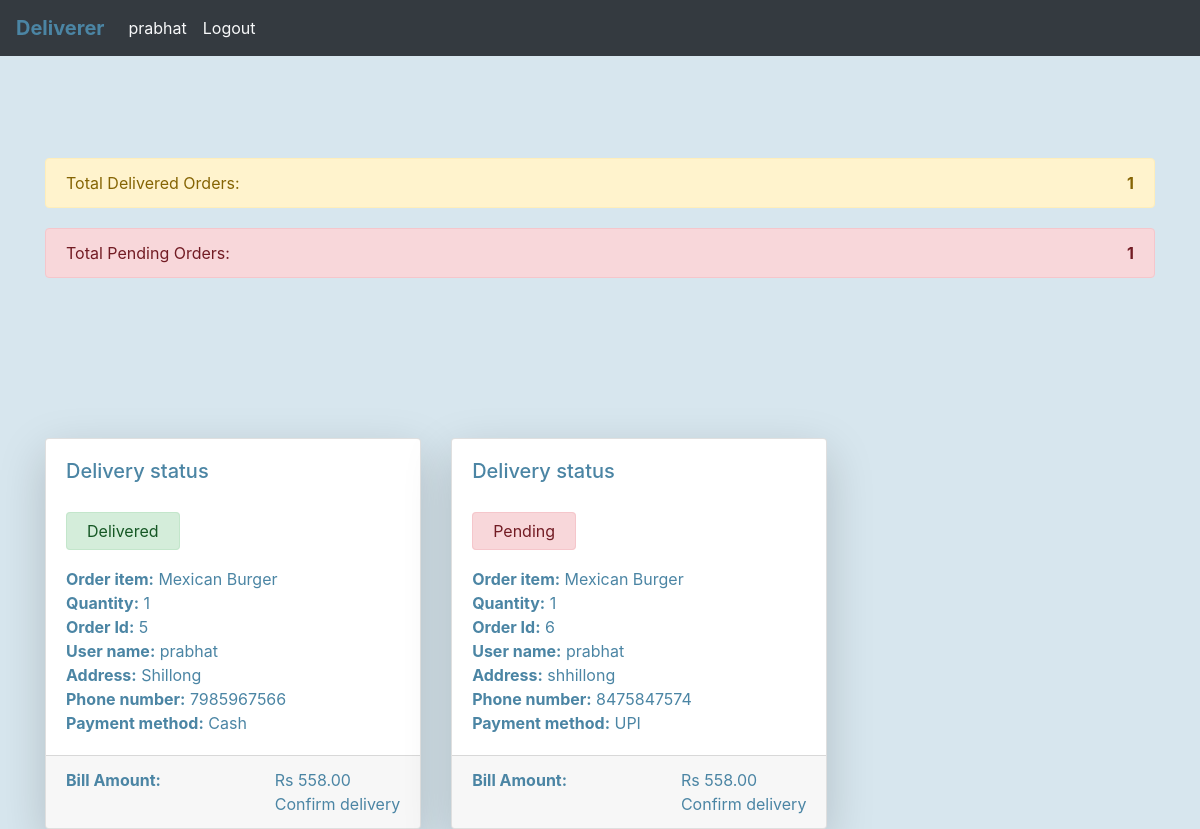
The app's page /deliverer/index (signed in) with its own data.
### user/models.py (models this page shows)
class User(AbstractUser):
    USER_TYPE_CHOICES = (
        (1, 'customer'),
        (2, 'seller'),
        (3, 'deliverer'),
        (4, 'admin'),
    )
    username = None
    user_type = models.PositiveSmallIntegerField(choices = USER_TYPE_CHOICES, null = True, blank=True)
    email = models.EmailField(_('email address'), unique=True, null = True, blank=True)
    USERNAME_FIELD = 'email'
    REQUIRED_FIELDS = []
    objects = UserManager()
    def __str__(self):
        return self.email

### cart/models.py (models this page shows, shortened)
class Order(models.Model):
    user = models.ForeignKey(User, on_delete = models.CASCADE)
    order_items = models.ForeignKey(Order_Items, on_delete=models.CASCADE)
    address = models.CharField(max_length = 100)
    phone_number = models.CharField(max_length=20)
    total = models.DecimalField( max_digits = 20, decimal_places = 2 )
    deliverer = models.ForeignKey(Deliverer, on_delete=models.CASCADE)
    note = models.CharField(max_length = 200, default="none")
    payment = models.PositiveSmallIntegerField(choices=payment_choice, default=1)
    status = models.BooleanField(default=False)

class Order_Items(models.Model):
    product = models.ForeignKey(Product, on_delete = models.CASCADE, null = True, blank = True)
    quantity = models.PositiveSmallIntegerField(default = 1)
    cart = models.ForeignKey(Cart, on_delete=models.CASCADE, null = True, blank = True)
    total = models.DecimalField( max_digits = 20, decimal_places = 2 , default=0)

class Product(models.Model):
    dish = models.ForeignKey(Dish, on_delete = models.CASCADE)

### seller/models.py (models this page shows, shortened)
class Dish(models.Model):
    restaurant = models.ForeignKey(Restaurant, on_delete=models.CASCADE)
    name = models.CharField(max_length=64)
    summary = models.CharField(max_length=250)
    no_of_serving = models.PositiveSmallIntegerField()
    picture = models.CharField(max_length=64)
    seller = models.ForeignKey(Seller, on_delete=models.CASCADE, related_name="cooks")
    price = models.FloatField()
    picture = models.ImageField(upload_to='dishes/%Y/%m/%d', max_length=255, blank=True, null=True)

### deliverer/views.py (the view)
# urls.py: path("", views.index, name="cart"),
def index(request):
    if request.user.is_authenticated:
        user = User.objects.get(email = request.user).user_type
        if user ==  3:
            deliverer = Deliverer.objects.get(user=request.user)
            orders = Order.objects.filter(deliverer=deliverer)
            delivered = orders.filter(status=True).count()
            pending = orders.filter(status=False).count()
            context = {
                "name": request.user.first_name,
                "orders": orders,
                "delivered": delivered,
                "pending": pending
            }
            return render(request, "deliverer/index.html", context)
        else:
            logout(request)
    return HttpResponseRedirect(reverse('register_deliverer'))

### deliverer/templates/deliverer/index.html (shortened to what this page needs)
{% extends "deliverer/layout.html"%}
{% load static %}
{% block content %}
      <div class="alert alert-warning" style="margin-top: 110px;" role="alert">
        Total Delivered Orders: <span class="float-right"><b data-delivered="{{delivered}}" class="delivered">{{delivered}}</b></span>
      </div>
      <div class="alert alert-danger" style="margin-top: 20px;" role="alert">
        Total Pending Orders: <span class="float-right"><b data-pending="{{pending}}" class="pending">{{pending}}</b></span>
      </div>
      <br>
      <br>
      <br>
      <div class="card-deck">
        {% for order in orders %}
            {% if forloop.counter0|divisibleby:3 %}
            </div><br>
            <br>
            <br><div class="card-deck"><div style="max-width: 33%; height: auto;" class="card shadow-lg  rounded" data-order="{{ order.id }}">
              <div class="card-body ">
                <h5 class="card-title">Delivery status</h5>
                <br>
                {% if not order.status %}
                <span class=" mx-auto alert alert-danger py-2 status" role="alert">
                  Pending
                </span></h5>
                {% else %}
                <span class=" mx-auto alert alert-success py-2 status" role="alert">
                  Delivered
                </span></h5>
                  {% endif %}
                <br><br>
                <p class="card-text">
                  <b>Order item:</b> {{ order.order_items.product.dish.name }}<br>
                  <b>Quantity:</b> {{ order.order_items.quantity }}<br>
                  <b>Order Id:</b> {{order.order_items.id }}<br>
                  <b>User name:</b> {{ order.user.first_name }} <br>
                  <b>Address:</b> {{ order.address }}<br>
                  <b>Phone number:</b> {{ order.phone_number }}<br>
                  <b>Payment method:</b> {{ order.get_payment_display }}
                </p>
              </div>
              <div class="card-footer">
                <b>Bill Amount:</b> <span class="float-right"> Rs {{ order.order_items.total }}
                    <br>
                <div class="popup confirm-delivery">Confirm delivery
                </div>
              </div>
            </div>
            {% else %}
            <div class="card shadow-lg  rounded" style="max-width: 33%; height: auto;"  data-order="{{ order.id }}">
              <div class="card-body ">
                <h5 class="card-title">Delivery status</h5>
                <br>
                {% if not order.status %}
                <span class=" mx-auto alert alert-danger py-2 status" role="alert">
                  Pending
                </span></h5>
                {% else %}
                <span class=" mx-auto alert alert-success py-2 status" role="alert">
                  Delivered
                </span></h5>
                  {% endif %}
                <br><br>
                <p class="card-text">
                  <b>Order item:</b> {{ order.order_items.product.dish.name }}<br>
                  <b>Quantity:</b> {{ order.order_items.quantity }}<br>
                  <b>Order Id:</b> {{order.order_items.id }}<br>
                  <b>User name:</b> {{ order.user.first_name }} <br>
                  <b>Address:</b> {{ order.address }}<br>
                  <b>Phone number:</b> {{ order.phone_number }}<br>
                  <b>Payment method:</b> {{ order.get_payment_display }}
                </p>
              </div>
              <div class="card-footer">
                <b>Bill Amount:</b> <span class="float-right"> Rs {{ order.order_items.total }}
                    <br>
                    <div class="popup confirm-delivery">Confirm delivery
                    </div>
              </div>
            </div>
              {% endif %}
            <br>
            <br>
            <br>
            {% endfor %}
      </div>
{% endblock %}

### deliverer/templates/deliverer/layout.html (shortened to what this page needs)
{% load static %}
<!DOCTYPE html>
<html lang="en">
<head>
  <link rel="stylesheet" href="https://stackpath.bootstrapcdn.com/bootstrap/4.5.0/css/bootstrap.min.css"
>
  <link rel="stylesheet" href="https://use.fontawesome.com/releases/v5.0.8/css/all.css">
  <link rel="stylesheet" href="https://stackpath.bootstrapcdn.com/bootstrap/4.5.2/css/bootstrap.min.css"
>
  <link rel="stylesheet" href="https://cdnjs.cloudflare.com/ajax/libs/font-awesome/4.7.0/css/font-awesome.min.css">
  <link rel="stylesheet" href="{% static 'deliverer/style.css' %}">
  <link rel="stylesheet" href="{% static 'deliverer/aribastyle.css' %}">
</head>
<body class="overall container-md" style=" background-color: #D7E6EE;
    color: #4B85A4;">
  <nav class="navbar fixed-top container-fluid navbar-expand-lg navbar-dark bg-dark">
    {% if request.user.is_authenticated %}
    <a class="navbar-brand " href="#"><b style="color: #4B85A4;">Deliverer</b></a>
    {% else %}
    <a class="navbar-brand " href="{% url 'user_index' %}"><b>Foo<span style="Color: #4B85A4">dica</span></b></a>
    {% endif %}
    <div class="collapse navbar-collapse " id="navbarSupportedContent">
      <ul class="navbar-nav float-right mr-auto">
        {% if request.user.is_authenticated %}
        <li class="nav-item active ">
          <a class="nav-link text-light " href="{% url 'deliverer_index' %}">{{ request.user.first_name }}</a>
        </li>
        <li class="nav-item active">
          <a class="nav-link text-light " href="{% url 'logout_deliverer'%}">Logout</a>
        </li>
        {% endif %}
      </ul>
    </div>
  </nav>
  <br>
  <br>
  {% block content %}
  {% endblock %}
</body>
</html>

### deliverer/static/deliverer/style.css (style rules this page uses)
.popup { position: relative; display: inline-block; cursor: pointer; }

### deliverer/static/deliverer/aribastyle.css (style rules this page uses)
.overall { background-color: #D7E6EE; }

### records on screen
User: user.first_name "prabhat"
Order: status "Delivered", order_items.product.dish.name "Mexican Burger", order_items.quantity "1", order_items.id "5", user.first_name "prabhat", address "Shillong", phone_number "7985967566", payment "Cash", order_items.total "558.00"
Order: status "Pending", order_items.product.dish.name "Mexican Burger", order_items.quantity "1", order_items.id "6", user.first_name "prabhat", address "shhillong", phone_number "8475847574", payment "UPI", order_items.total "558.00"

### other values on screen
{{ delivered }} "1"
{{ pending }} "1"
